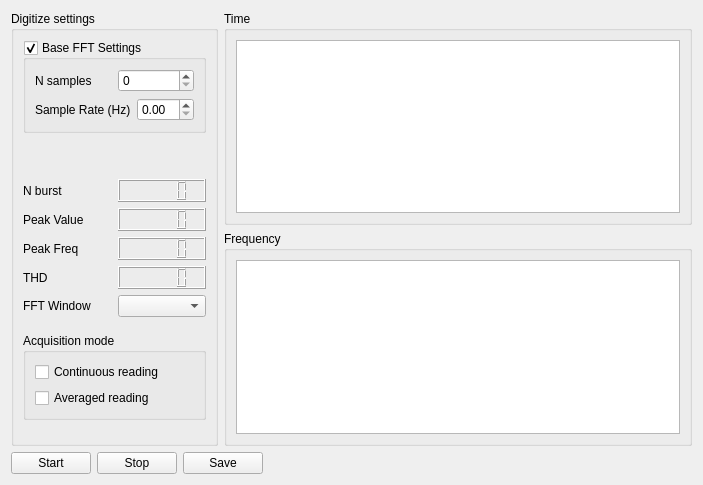
<?xml version="1.0" encoding="UTF-8"?>
<ui version="4.0">
 <class>Form</class>
 <widget class="QWidget" name="Form">
  <property name="geometry">
   <rect>
    <x>0</x>
    <y>0</y>
    <width>703</width>
    <height>485</height>
   </rect>
  </property>
  <property name="windowTitle">
   <string>Form</string>
  </property>
  <layout class="QVBoxLayout" name="verticalLayout_4">
   <item>
    <layout class="QHBoxLayout" name="horizontalLayout_2">
     <item>
      <widget class="QGroupBox" name="sett_groupbox">
       <property name="title">
        <string>Digitize settings</string>
       </property>
       <layout class="QVBoxLayout" name="verticalLayout_5">
        <item>
         <widget class="QGroupBox" name="basefft_groupbox">
          <property name="title">
           <string>Base FFT Settings</string>
          </property>
          <property name="checkable">
           <bool>true</bool>
          </property>
          <property name="checked">
           <bool>true</bool>
          </property>
          <layout class="QVBoxLayout" name="verticalLayout_6">
           <item>
            <layout class="QHBoxLayout" name="horizontalLayout_8">
             <item>
              <widget class="QLabel" name="label_5">
               <property name="text">
                <string>N samples</string>
               </property>
              </widget>
             </item>
             <item>
              <widget class="QSpinBox" name="nsamples_spinbox"/>
             </item>
            </layout>
           </item>
           <item>
            <layout class="QHBoxLayout" name="horizontalLayout_9">
             <item>
              <widget class="QLabel" name="label_6">
               <property name="text">
                <string>Sample Rate (Hz)</string>
               </property>
              </widget>
             </item>
             <item>
              <widget class="SciDoubleSpinBox" name="samplerate_spinbox"/>
             </item>
            </layout>
           </item>
          </layout>
         </widget>
        </item>
        <item>
         <spacer name="verticalSpacer">
          <property name="orientation">
           <enum>Qt::Vertical</enum>
          </property>
          <property name="sizeType">
           <enum>QSizePolicy::Fixed</enum>
          </property>
          <property name="sizeHint" stdset="0">
           <size>
            <width>20</width>
            <height>40</height>
           </size>
          </property>
         </spacer>
        </item>
        <item>
         <layout class="QHBoxLayout" name="horizontalLayout">
          <item>
           <widget class="QLabel" name="label_7">
            <property name="text">
             <string>N burst</string>
            </property>
           </widget>
          </item>
          <item>
           <widget class="QLCDNumber" name="nburst_lcdnumber"/>
          </item>
         </layout>
        </item>
        <item>
         <layout class="QHBoxLayout" name="horizontalLayout_5">
          <item>
           <widget class="QLabel" name="label_2">
            <property name="text">
             <string>Peak Value</string>
            </property>
           </widget>
          </item>
          <item>
           <widget class="QLCDNumber" name="peakval_lcdnumber"/>
          </item>
         </layout>
        </item>
        <item>
         <layout class="QHBoxLayout" name="horizontalLayout_6">
          <item>
           <widget class="QLabel" name="label_3">
            <property name="text">
             <string>Peak Freq</string>
            </property>
           </widget>
          </item>
          <item>
           <widget class="QLCDNumber" name="peakfreq_lcdnumber"/>
          </item>
         </layout>
        </item>
        <item>
         <layout class="QHBoxLayout" name="horizontalLayout_7">
          <item>
           <widget class="QLabel" name="label_4">
            <property name="text">
             <string>THD</string>
            </property>
           </widget>
          </item>
          <item>
           <widget class="QLCDNumber" name="thd_lcdnumber"/>
          </item>
         </layout>
        </item>
        <item>
         <layout class="QHBoxLayout" name="horizontalLayout_4">
          <item>
           <widget class="QLabel" name="label">
            <property name="text">
             <string>FFT Window</string>
            </property>
           </widget>
          </item>
          <item>
           <widget class="QComboBox" name="fftwin_combobox"/>
          </item>
         </layout>
        </item>
        <item>
         <spacer name="verticalSpacer_3">
          <property name="orientation">
           <enum>Qt::Vertical</enum>
          </property>
          <property name="sizeType">
           <enum>QSizePolicy::Fixed</enum>
          </property>
          <property name="sizeHint" stdset="0">
           <size>
            <width>20</width>
            <height>10</height>
           </size>
          </property>
         </spacer>
        </item>
        <item>
         <widget class="QGroupBox" name="acqmode_groupbox">
          <property name="title">
           <string>Acquisition mode</string>
          </property>
          <layout class="QVBoxLayout" name="verticalLayout_7">
           <item>
            <widget class="QCheckBox" name="continuous_checkbox">
             <property name="text">
              <string>Continuous reading</string>
             </property>
            </widget>
           </item>
           <item>
            <widget class="QCheckBox" name="averaged_checkbox">
             <property name="text">
              <string>Averaged reading</string>
             </property>
            </widget>
           </item>
          </layout>
         </widget>
        </item>
        <item>
         <spacer name="verticalSpacer_2">
          <property name="orientation">
           <enum>Qt::Vertical</enum>
          </property>
          <property name="sizeType">
           <enum>QSizePolicy::Expanding</enum>
          </property>
          <property name="sizeHint" stdset="0">
           <size>
            <width>20</width>
            <height>40</height>
           </size>
          </property>
         </spacer>
        </item>
       </layout>
      </widget>
     </item>
     <item>
      <layout class="QVBoxLayout" name="verticalLayout">
       <item>
        <widget class="QGroupBox" name="time_groupbox">
         <property name="title">
          <string>Time</string>
         </property>
         <layout class="QVBoxLayout" name="verticalLayout_3">
          <item>
           <widget class="PlotWidget" name="time_plotwidget"/>
          </item>
         </layout>
        </widget>
       </item>
       <item>
        <widget class="QGroupBox" name="freq_groupbox">
         <property name="title">
          <string>Frequency</string>
         </property>
         <layout class="QVBoxLayout" name="verticalLayout_2">
          <item>
           <widget class="PlotWidget" name="freq_plotwidget"/>
          </item>
         </layout>
        </widget>
       </item>
      </layout>
     </item>
    </layout>
   </item>
   <item>
    <layout class="QHBoxLayout" name="horizontalLayout_3">
     <item>
      <widget class="QPushButton" name="start_pushbutton">
       <property name="text">
        <string>Start</string>
       </property>
      </widget>
     </item>
     <item>
      <widget class="QPushButton" name="stop_pushbutton">
       <property name="text">
        <string>Stop</string>
       </property>
      </widget>
     </item>
     <item>
      <widget class="QPushButton" name="save_pushbutton">
       <property name="text">
        <string>Save</string>
       </property>
      </widget>
     </item>
     <item>
      <spacer name="horizontalSpacer">
       <property name="orientation">
        <enum>Qt::Horizontal</enum>
       </property>
       <property name="sizeHint" stdset="0">
        <size>
         <width>40</width>
         <height>20</height>
        </size>
       </property>
      </spacer>
     </item>
    </layout>
   </item>
  </layout>
 </widget>
 <customwidgets>
  <customwidget>
   <class>PlotWidget</class>
   <extends>QGraphicsView</extends>
   <header>pyqtgraph</header>
  </customwidget>
  <customwidget>
   <class>SciDoubleSpinBox</class>
   <extends>QDoubleSpinBox</extends>
   <header>Fluke8588A.views.sci_spinbox</header>
  </customwidget>
 </customwidgets>
 <resources/>
 <connections/>
</ui>
